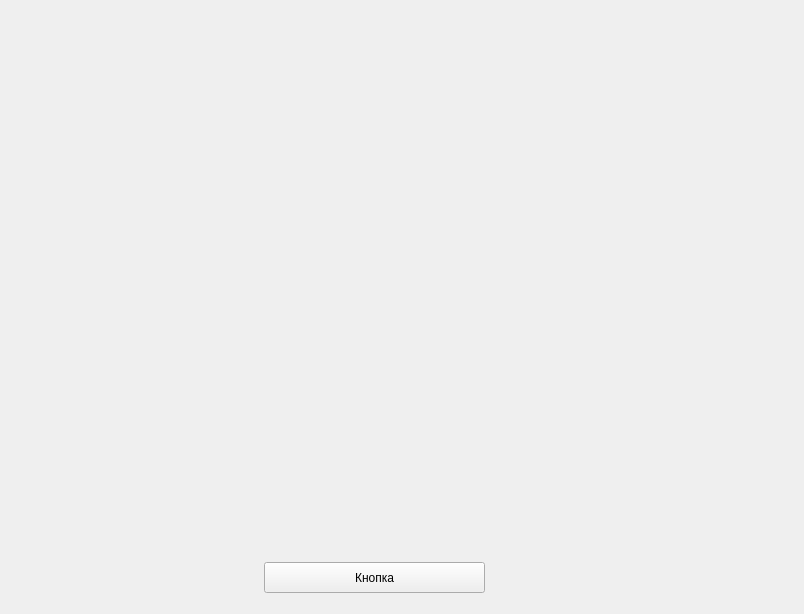
<?xml version="1.0" encoding="UTF-8"?>
<ui version="4.0">
 <class>Form</class>
 <widget class="QWidget" name="Form">
  <property name="geometry">
   <rect>
    <x>0</x>
    <y>0</y>
    <width>804</width>
    <height>614</height>
   </rect>
  </property>
  <property name="windowTitle">
   <string>Form</string>
  </property>
  <widget class="QPushButton" name="pushButton">
   <property name="geometry">
    <rect>
     <x>264</x>
     <y>562</y>
     <width>221</width>
     <height>31</height>
    </rect>
   </property>
   <property name="text">
    <string>Кнопка</string>
   </property>
  </widget>
 </widget>
 <resources/>
 <connections/>
</ui>
